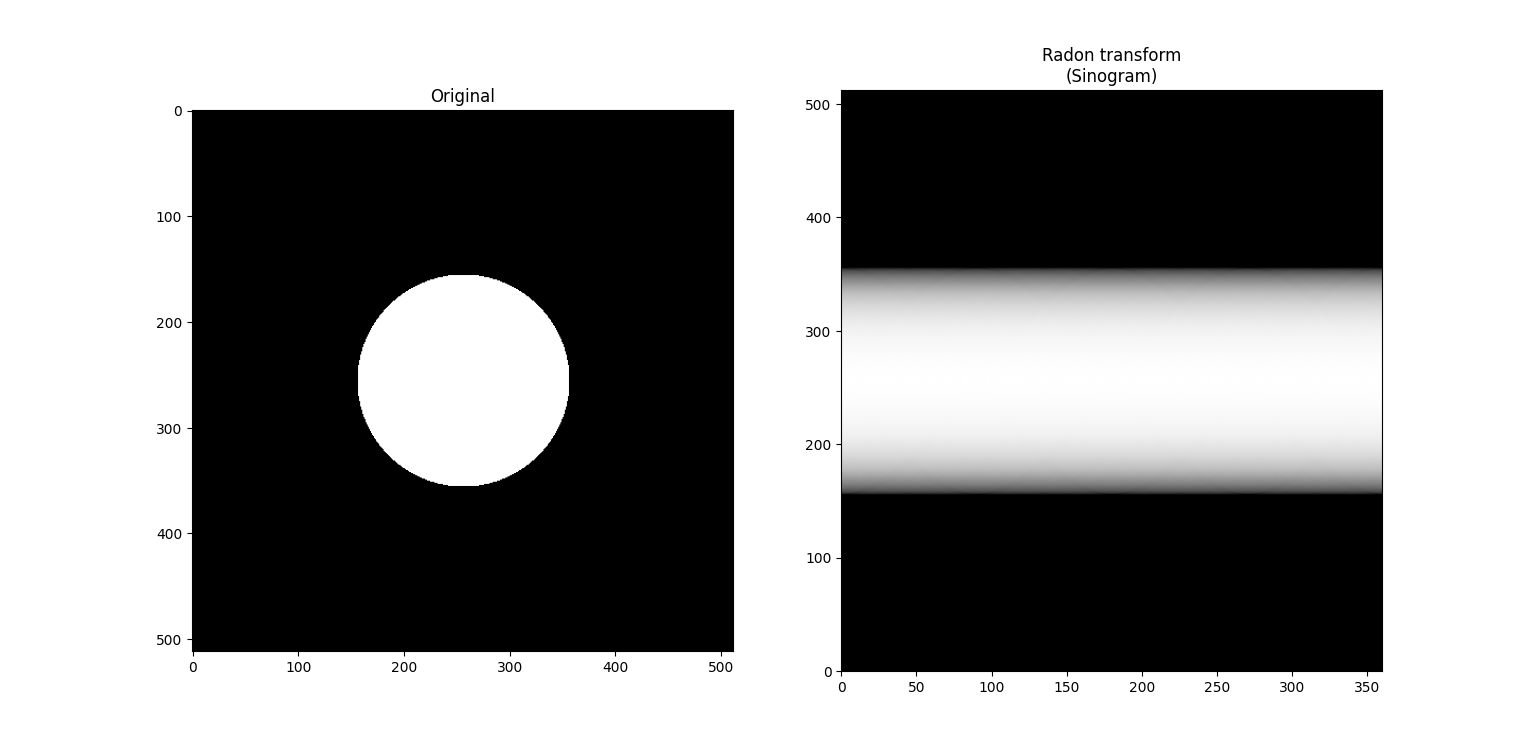

Write Python code to recreate this figure.
import numpy as np
from skimage.transform import radon

# Create a black image with a white circle in the middle
image = np.zeros((512, 512))
rr, cc = np.ogrid[:512, :512]
circle = (rr - 256) ** 2 + (cc - 256) ** 2 < 100 ** 2
image[circle] = 1

# Perform the Radon transform
theta = np.linspace(0., 360., max(image.shape), endpoint=False)
sinogram = radon(image, theta=theta)

# Display the original image and the sinogram
import matplotlib.pyplot as plt
fig, (ax1, ax2) = plt.subplots(1, 2, figsize=(8, 4.5))
ax1.imshow(image, cmap=plt.cm.Greys_r)
ax1.set_title('Original')
ax2.imshow(sinogram, cmap=plt.cm.Greys_r,
           extent=(0, 360, 0, sinogram.shape[0]), aspect='auto')
ax2.set_title('Radon transform\n(Sinogram)')
plt.show()
